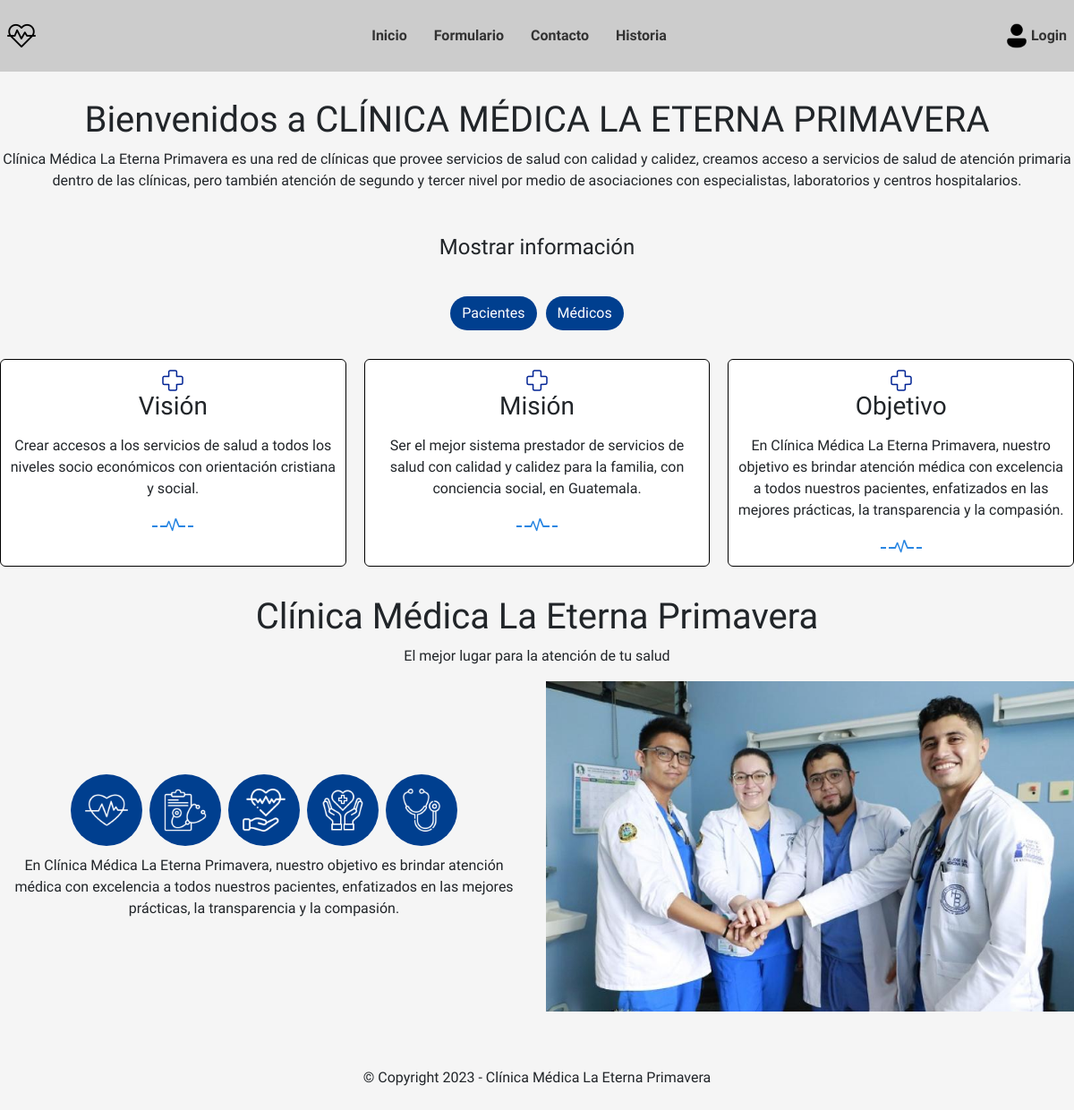
/ (signed in), run on an earlier commit of the app's database.
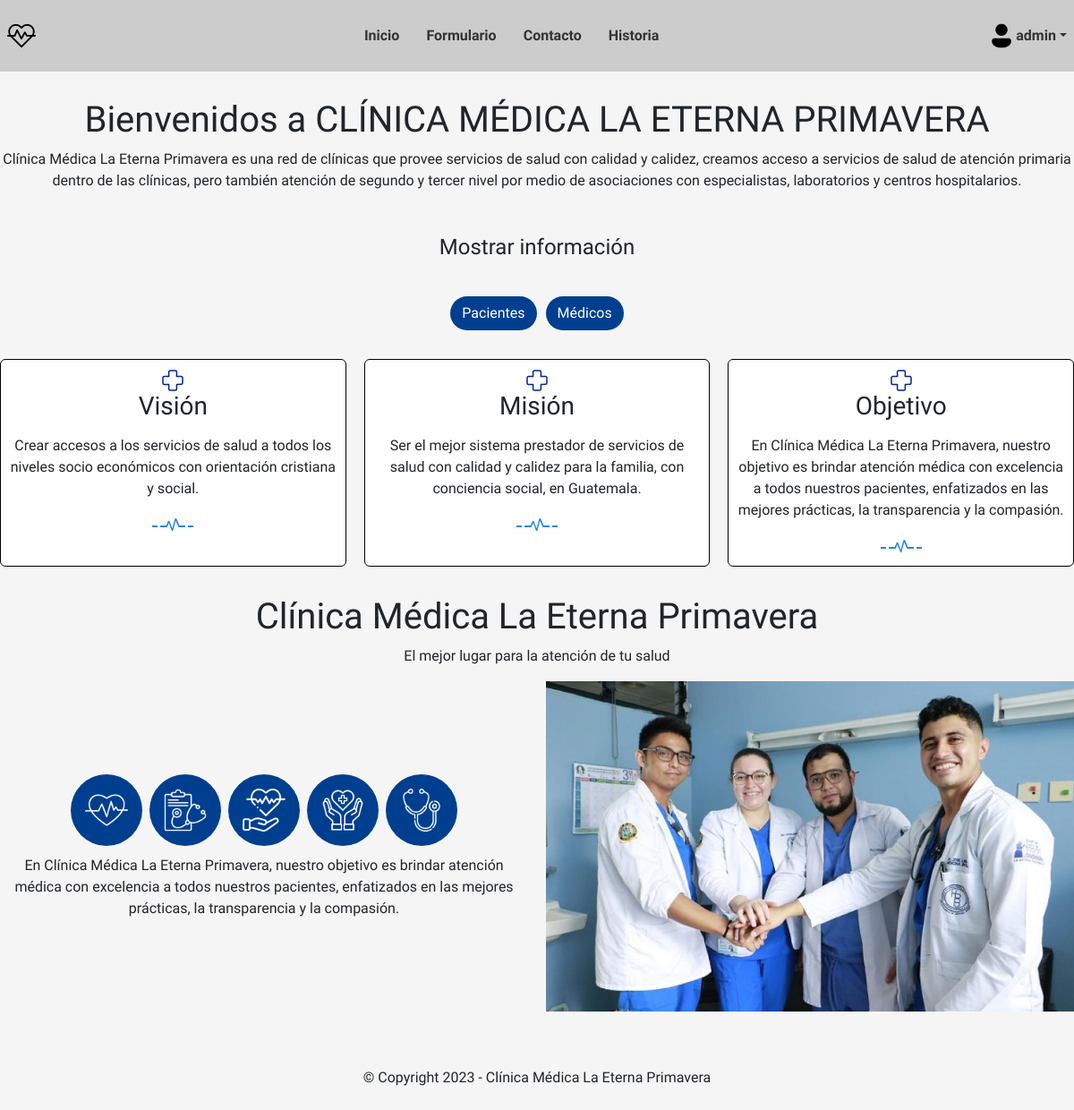
And on a later commit of the database.
### usuario/models.py (models this page shows, shortened)
class Usuario(AbstractBaseUser, PermissionsMixin):
    email = models.EmailField(_('email address'), unique=True)
    name = models.CharField(max_length=150)
    mobile = models.CharField(max_length=20, blank=True)
    is_active = models.BooleanField(default=False)
    is_staff = models.BooleanField(default=False)
    created = models.DateTimeField(auto_now_add=True)
    updated = models.DateTimeField(auto_now=True)
    objects = CustomAccountManager()
    USERNAME_FIELD = 'email'
    REQUIRED_FIELDS = ['name']

### clinica/views.py (the view)
# urls.py: path('', views.home, name='home'),
def home(request):
    return render(request, 'clinica/home.html')

### templates/clinica/home.html (shortened to what the changed rows need)
{% extends 'base.html' %}
{% load static %}
{% block content %}
<div class="homepage">
    <div class="page">
        <h1>
            Bienvenidos a CLÍNICA MÉDICA LA ETERNA PRIMAVERA
        </h1>
    </div>
    <div class="info">
        <div>
            <h1>Clínica Médica La Eterna Primavera</h1>
        </div>
    </div>
</div>
{% endblock content %}

### templates/base.html (shortened to what this page needs)
{% load static %}
<!DOCTYPE html>
<html lang="en">
<head>
    <link href="https://cdn.jsdelivr.net/npm/bootstrap@5.3.2/dist/css/bootstrap.min.css" rel="stylesheet">
    <link rel="stylesheet" href="{% static 'css/main.css' %}">
</head>
<body>
    <header>
        <nav class="navbar">
            <div class="container-navbar">
                <div class="navbar-left">
                    <div>
                        <a class="navbar-left_icon" href="{% url 'clinica:home' %}"><img style="height: 32px;" src="{% static 'img/heart-beat.png' %}" alt="img"></a>
                    </div>
                </div>
                <div class="navbar-mid">
                    <div class="navbar-menu">
                        <ul class="navbar-items">
                            <li class="navbar-item"><a href="{% url 'clinica:home' %}">Inicio</a></li>
                            <li class="navbar-item"><a href="{% url 'clinica:formulario' %}">Formulario</a></li>
                            <li class="navbar-item"><a href="{% url 'clinica:contacto' %}">Contacto</a></li>
                            <li class="navbar-item"><a href="{% url 'clinica:historia' %}">Historia</a></li>
                        </ul>
                    </div>
                </div>
                <div class="navbar-right">
                    <a href="{% url 'usuario:login' %}"><img style="height: 32px;" src="{% static 'img/user.png' %}" alt="img"></a>
                    {% if user.is_authenticated %}
                    <div class="navbar__user-name">
                        <a class="dropdown-toggle" id="dropdown-toggle">{{ request.user.name}}</a>
                        </div>
                        {% else %}
                        <div class="navbar__user-name dropdown">
                        <a href="{% url 'usuario:login' %}">Login</a>
                    </div>
                    {% endif %}
                </div>
            </div>
        </nav>
    </header>
    <main class="container">
        {% block content %}{% endblock content %}
    </main>
    <footer class="footer">
        &copy; Copyright 2023 - Clínica Médica La Eterna Primavera
    </footer>
</body>
</html>

What changed in the data, as far as the page shows it:
now on this page (row edited): Usuario: user.name "admin"
changed Usuario: is_active False → True (drawn)
Also different on the page:
text no longer shown: "Login"
